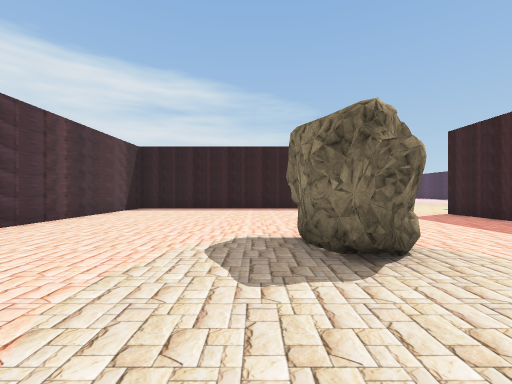
View 1 (above)

23 first-person views from a walk through a 3-D level made in the Unity game engine. The camera is 1.2 m above the floor, looks level and sees 90° across. The floor is counted in squares, 2 m on a side. Each view is taken from the middle of a square. On the plan, view 1 faces up. The plan holds only what a view shows up to about 9 squares ahead; the rest is blank. The player character is not drawn. Some surface patterns are stand-ins.

View 2
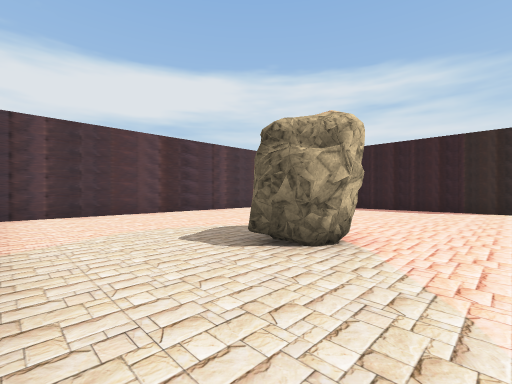

View 3
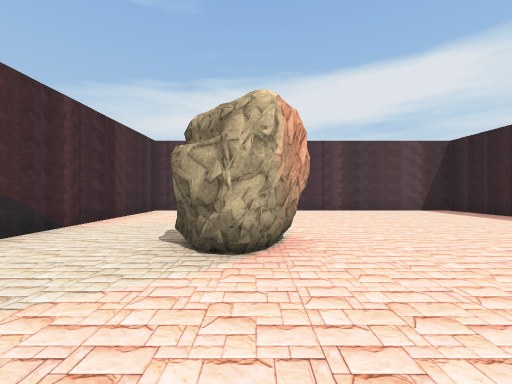

View 4
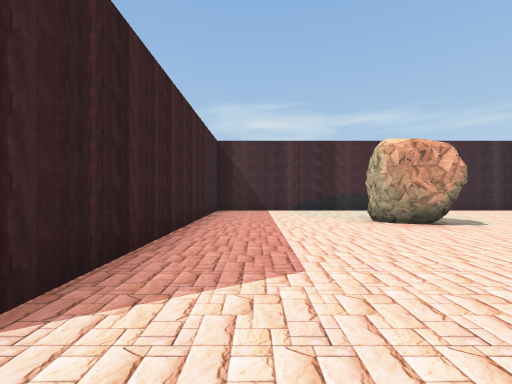

View 5
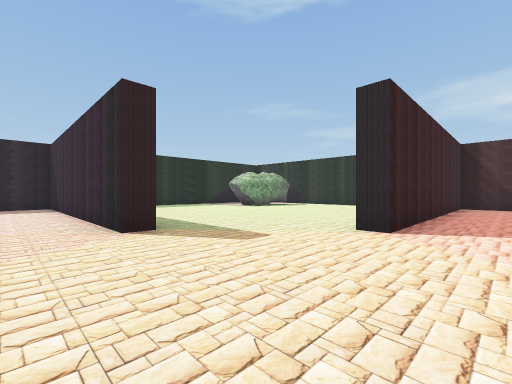

View 6
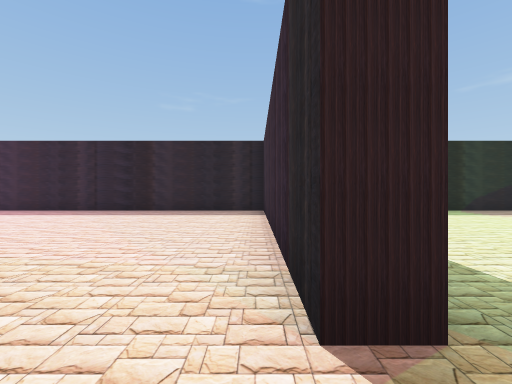

View 7
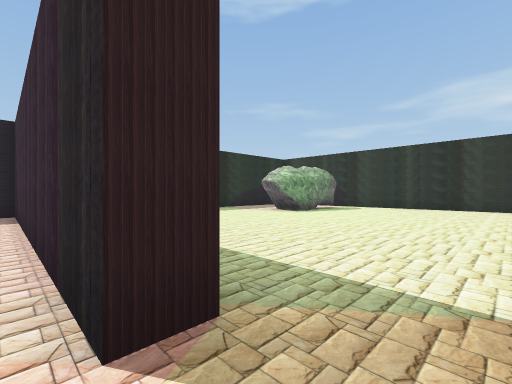

View 8
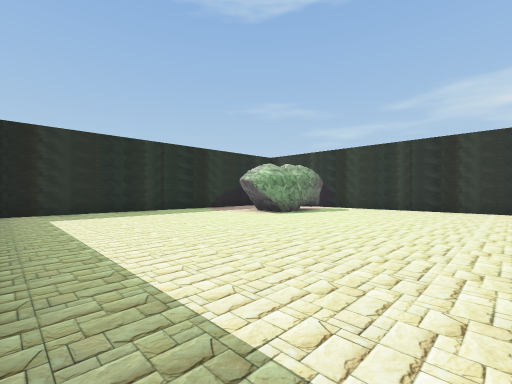

View 9
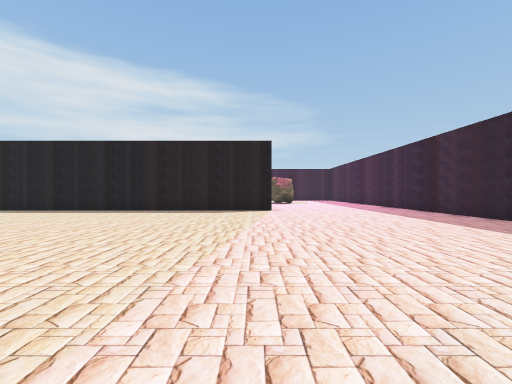

View 10
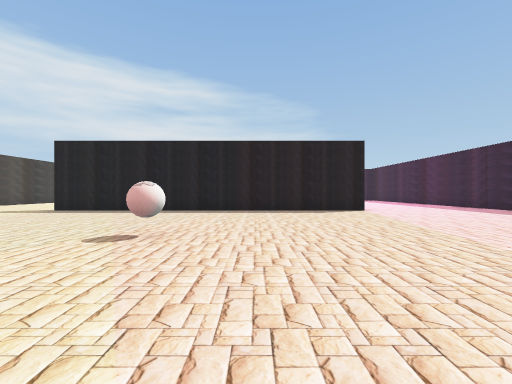

View 11
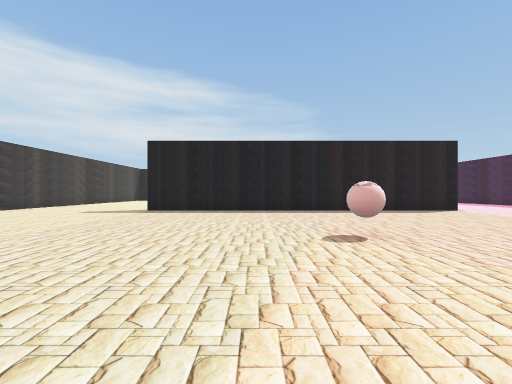

View 12
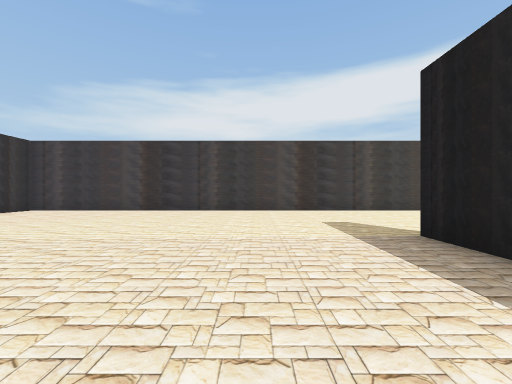

View 13
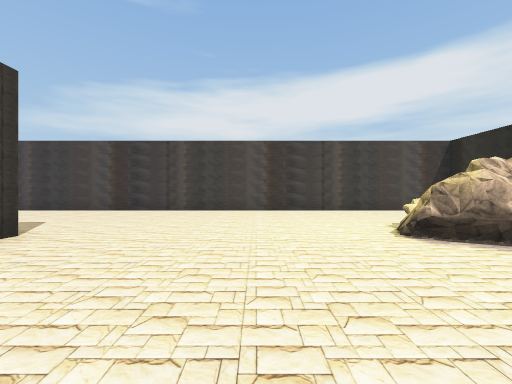

View 14
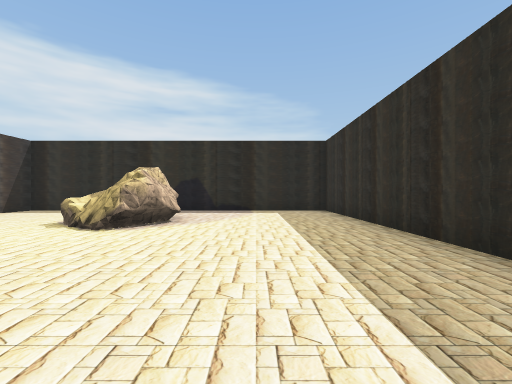

View 15
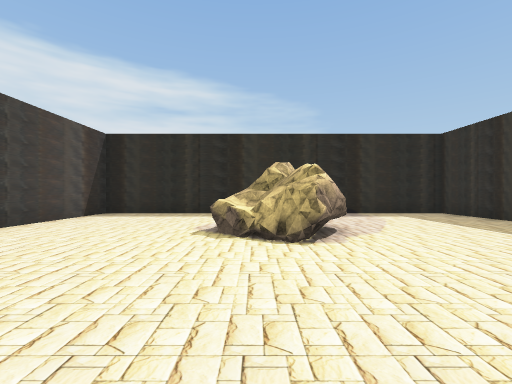

View 16
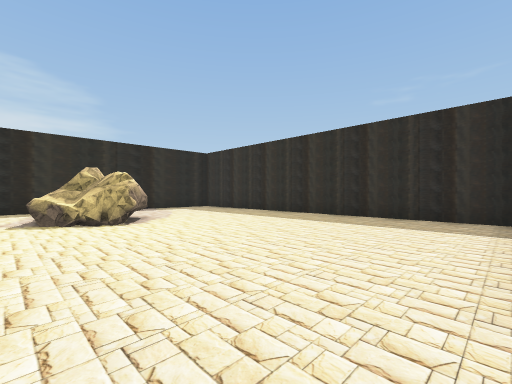

View 17
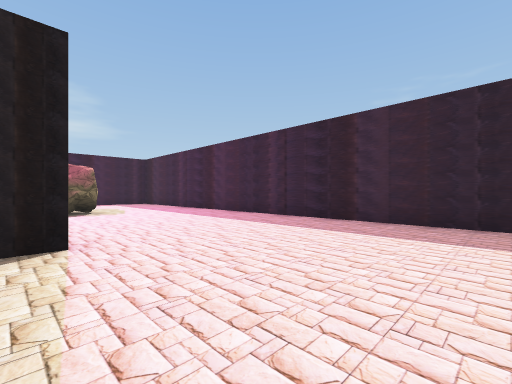

View 18
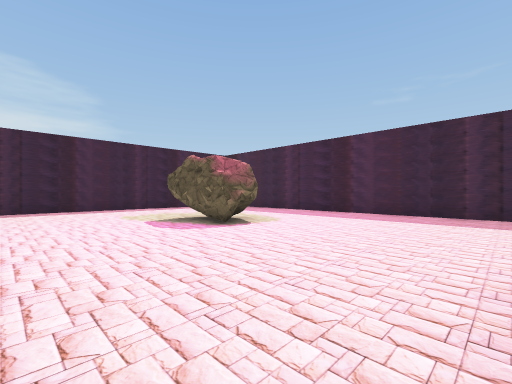

View 19
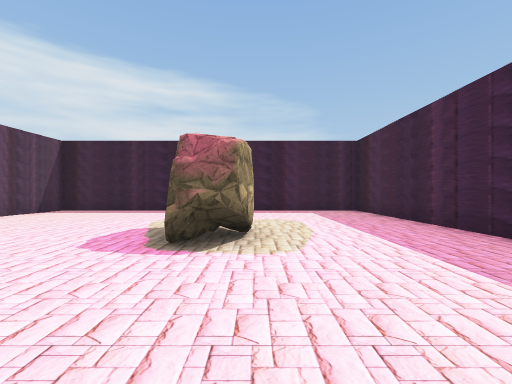

View 20
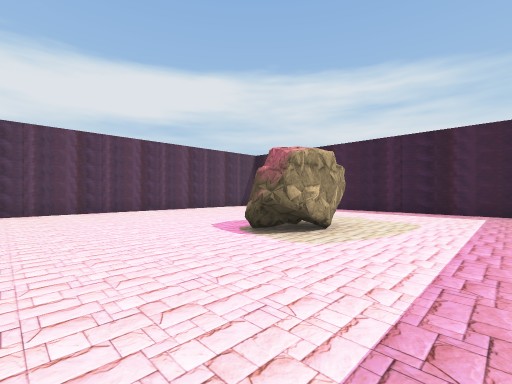

View 21
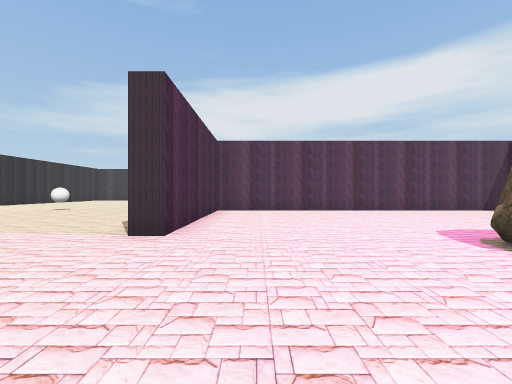

View 22
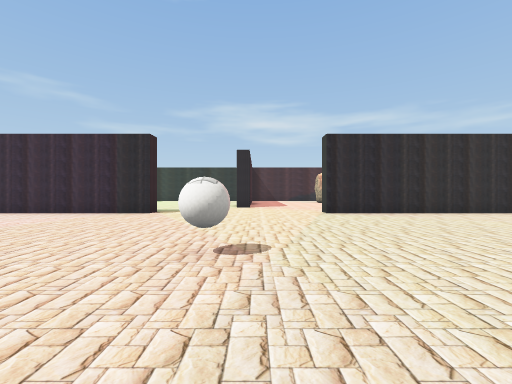

View 23
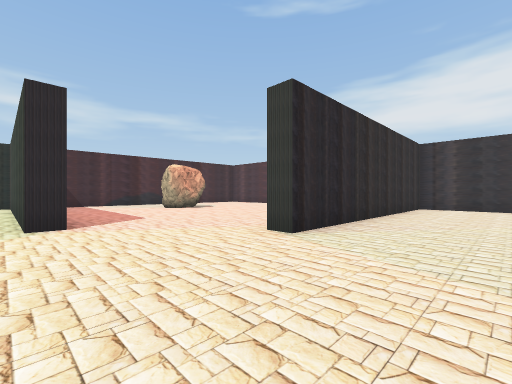

### Floor plan
Points are (right, up) in squares from view 1. A wall is a line through its corners. A room is listed if a view was taken in it or the views show most of it. See-through windows are left out.
Room 1 (views 1, 2, 3)
walls: (-2.2, 9.3) (-4.2, 9.3) (-4.2, -0.3) (5.3, -0.3) (5.3, 7); (3, 9.3) (-0.5, 9.3)
ways out: opening at (4, 7.3) to room 2
objects: rock (1, 2) to (1, 3)
Room 2 (views 4, 5, 6, 7, 8, 9, 10, 11, 12, 13, 14, 15, 16, 17, 18, 19, 20, 21, 22, 23)
walls: (5.3, 20) (5.3, 29.2) (-4.2, 29.2) (-4.2, 9.7) (3, 9.7) (3, 9.3); (8, 9.2) (8, 9.7) (15.3, 9.7) (15.3, 29.2) (5.8, 29.2) (5.8, 19.8) (10.5, 19.8) (10.5, 19.3) (0.5, 19.3); (5.3, 7) (5.8, 7) (5.8, 0.8); (5.6, -0.3) (10.5, -0.3); (15.3, 1.8) (15.3, 9)
ways out: opening at (4, 7.3) to room 1
objects: rock (0, 25) to (1, 27); ball (5, 14); rock (11, 24) to (12, 25); rock (12, 1) to (13, 4)

Positions as (right, up) in squares from view 1, and headings:
1: (0, 0), facing up
2: (3, 0), facing up-left
3: (4, 3), facing left
4: (4, 8), facing down
5: (4, 11), facing down-right
6: (7, 10), facing right
7: (7, 10), facing down-right
8: (7, 9), facing down-right
9: (10, 11), facing up
10: (7, 11), facing up
11: (4, 11), facing up
12: (4, 17), facing left
13: (4, 23), facing left
14: (3, 21), facing up
15: (0, 22), facing up
16: (-1, 20), facing up-right
17: (10, 16), facing up-right
18: (8, 20), facing up-right
19: (12, 21), facing up
20: (14, 21), facing up-left
21: (14, 21), facing left
22: (5, 17), facing down
23: (6, 12), facing down-left
